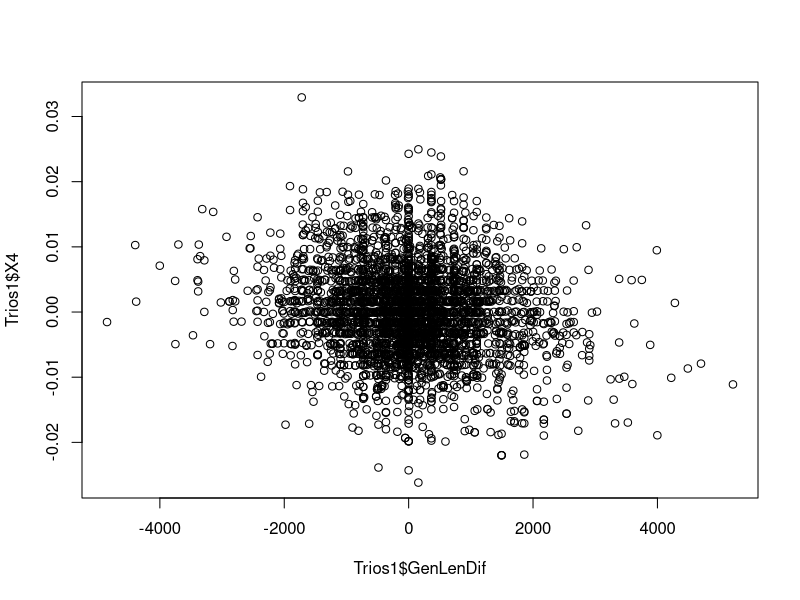
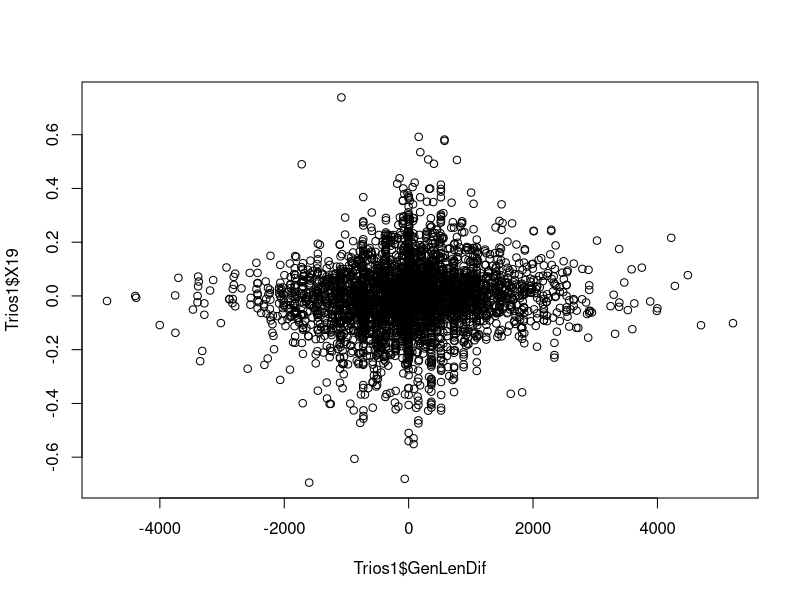
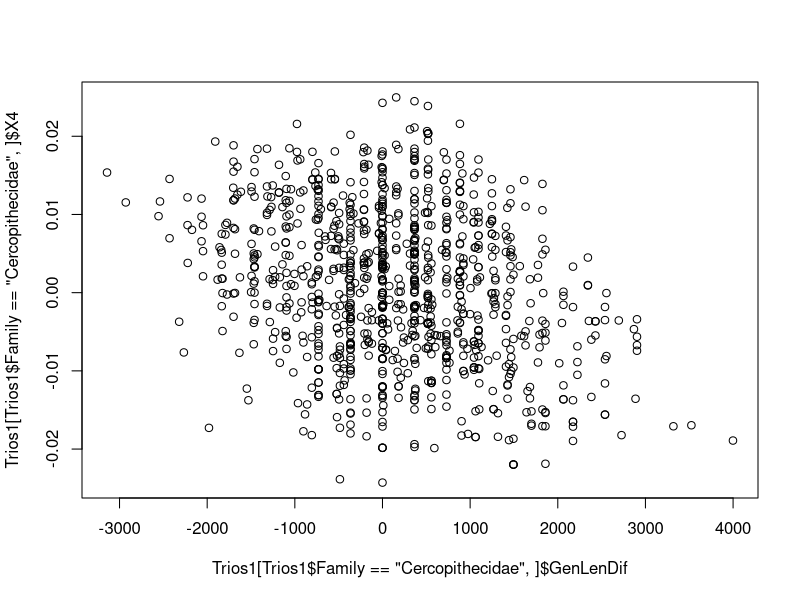
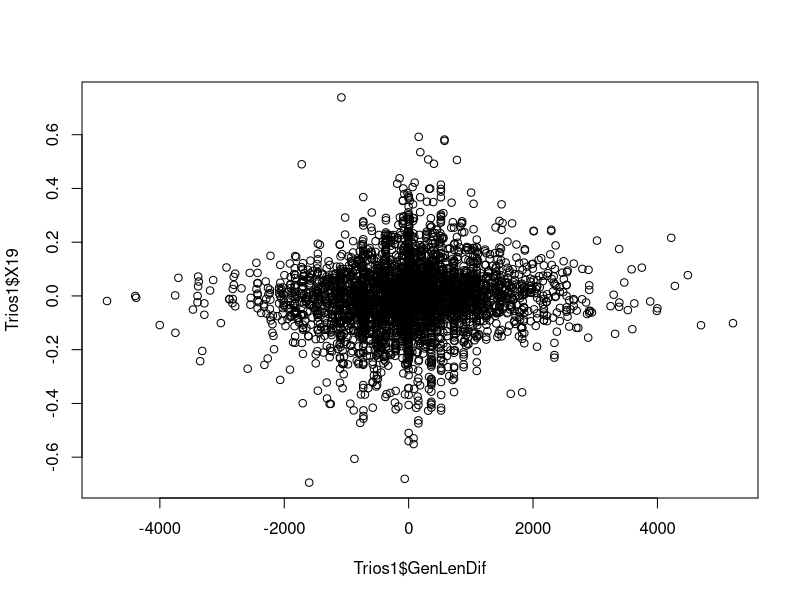

Here is the R script that generated these plots, in order:
rm(list=ls(all=TRUE))

#wd = getwd()
#wd = paste(wd, '/mtdna-mammalian-evolution/Body/1Raw',sep='')
#setwd(wd)

GenerationL = read.table("../../Body/1Raw/GenerationLenghtforMammals.xlsx.txt", header = TRUE, sep = '\t')
# GenerationL = read.table("GenerationLenghtforMammals.xlsx.txt", header = TRUE, sep = '\t')
GenerationL = GenerationL[ ,c(2,11)] # Take information about name and GenLength
GenerationL$Scientific_name = gsub(' ','_',GenerationL$Scientific_name) 

Trios = read.table('../../Body/1Raw/RRT/cytb.threesomes.neighbours4.RRT.txt', header = FALSE, skip = 3) # neighbours2/3/4
# Trios = read.table('RRT/cytb.threesomes.neighbours2.RRT.txt', header = FALSE, skip = 3)
names(Trios) = c('Family','Ingroup0','Ingroup1','Outgroup','Gene','X1','X2','X3','X4','X5','X6','X7','X8',
                 'X9','X10','X11','X12','X13','X14','X15','X16','X17','X18','X19','X20')

Trios1 = merge(Trios, GenerationL, by.x = 'Outgroup', by.y = 'Scientific_name')
Trios1 = merge(Trios1, GenerationL, by.x = 'Ingroup0', by.y = 'Scientific_name' ) # in1
Trios1 = merge(Trios1, GenerationL, by.x = 'Ingroup1', by.y = 'Scientific_name' ) # in2

names(Trios1)
##### names(Trios1)[c(26,27,28)] =c('GenLenOut','GenLenIn1','GenLenIn2') #### HERE IS ERROR, NOT NORMAL INDEX FOR GENLEN 
names(Trios1)[c(26,27,28)] =c('GenLenOut','GenLenIn2','GenLenIn1')
#wd = gsub('1Raw','2Derived',wd)
#setwd(wd)
#write.table(Trios1, 'threesomes_nb2_RRT_wGL.txt')

Trios1$GenLenDif = Trios1$GenLenIn1-Trios1$GenLenIn2

## elephants have more Kn

cor.test(Trios1$GenLenDif,Trios1$X4, method = 'spearman')
cor.test(Trios1$GenLenDif,Trios1$X9, method = 'spearman')
plot(Trios1$GenLenDif,Trios1$X4)

## elephants have less Ks

cor.test(Trios1$GenLenDif,Trios1$X19, method = 'spearman')
cor.test(Trios1$GenLenDif,Trios1$X14, method = 'spearman')
plot(Trios1$GenLenDif,Trios1$X19)


##### by families:
table(Trios1$Family)

cor.test(Trios1[Trios1$Family == 'Cercopithecidae',]$GenLenDif,Trios1[Trios1$Family == 'Cercopithecidae',]$X4, method = 'spearman')
cor.test(Trios1[Trios1$Family == 'Cercopithecidae',]$GenLenDif,Trios1[Trios1$Family == 'Cercopithecidae',]$X9, method = 'spearman')
plot(Trios1[Trios1$Family == 'Cercopithecidae',]$GenLenDif,Trios1[Trios1$Family == 'Cercopithecidae',]$X4)

cor.test(Trios1[Trios1$Family == 'Cercopithecidae',]$GenLenDif,Trios1[Trios1$Family == 'Cercopithecidae',]$X19, method = 'spearman')
cor.test(Trios1[Trios1$Family == 'Cercopithecidae',]$GenLenDif,Trios1[Trios1$Family == 'Cercopithecidae',]$X14, method = 'spearman')
plot(Trios1$GenLenDif,Trios1$X19)


